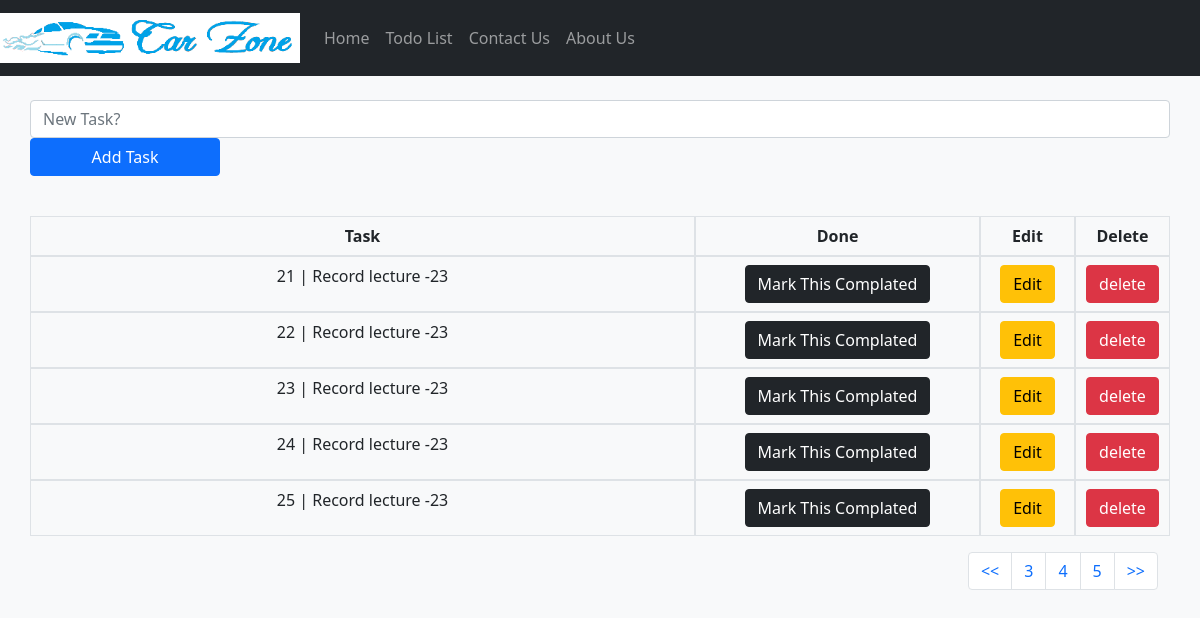
/todolist/?pg=4, run on the app's committed database.
### todolist_app/models.py (models this page shows, shortened)
class Tasklist(models.Model):
    task = models.CharField(max_length=300)
    done = models.BooleanField(default=False)

### todolist_app/views.py (the view)
# urls.py: path('todolist/', include('todolist_app.urls')),
def todolist(request):
    if request.method == "POST":
        form = TaskForm(request.POST or None)
        if form.is_valid():
            form.save()
        messages.success(request, 'New Task Added!')
        return redirect('todolist')
    else:
        all_tasks = Tasklist.objects.all()
        paginator = Paginator(all_tasks, 5)
        page = request.GET.get('pg')
        all_tasks = paginator.get_page(page)
        return render(request, 'todolist.html', {'all_tasks': all_tasks})

### todolist_app/templates/todolist.html (shortened to what this page needs)
{% extends 'base.html' %}
{% block content %}
  <div class="container">
      <form method="POST" class="row">
          <input type="text" class="form-control col-lg-6" name="task" placeholder="New Task?">
          <button type="submit" class="btn btn-primary col-lg-2">Add Task</button>
      </form>
      <br>
      <table class="table table-bordered text-center">
          <thead class="thead-dark">
              <tr class="row">
                  <th class="col-7">Task</th>
                  <th class="col-3">Done</th>
                  <th class="col-1">Edit</th>
                  <th class="col-1">Delete</th>
              </tr>
          </thead>
          <tbody>
          {% if all_tasks %}
              {% for obj in all_tasks %}
                  {% if obj.done %}
                  <tr class="table-success row">
                      <td class="col-7">{{obj.id}} | {{obj.task}}</td>
                      <td class="col-3"><a href="{% url 'pending_task' obj.id %}"><button type="button" class="btn btn-dark">Mark this Pending</button></a></td>
                      <td class="col-1"><a href="{% url 'edit_task' obj.id %}"><button type="button" class="btn btn-warning">Edit</button></a></td>
                      <td class="col-1"><a href="{% url 'delete_task' obj.id %}"><button type="button" class="btn btn-danger">delete</button></a></td>
                  </tr>
                  {% else %}
                  <tr class="row">
                      <td class="col-7">{{obj.id}} | {{obj.task}}</td>
                      <td class="col-3"><a href="{% url 'complate_task' obj.id %}"><button type="button" class="btn btn-dark">Mark This Complated</button></a></td>
                      <td class="col-1"><a href="{% url 'edit_task' obj.id %}"><button type="button" class="btn btn-warning">Edit</button></a></td>
                      <td class="col-1"><a href="{% url 'delete_task' obj.id %}"><button type="button" class="btn btn-danger">delete</button></a></td>
                  </tr>
                  {% endif %}
              {% endfor %}
          {% endif %}
          </tbody>
      </table>
      <nav aria-label="Page navigation example">
          <ul class="pagination justify-content-end">
            <li class="page-item"><a class="page-link" href="?pg=1"><<</a></li>
            {% if all_tasks.has_previous %}
            <li class="page-item"><a class="page-link" href="?pg={{ all_tasks.previous_page_number }}">{{ all_tasks.previous_page_number }}</a></li>
            {% endif %}
            <li class="page-item"><a class="page-link" href="?pg={{ all_tasks.number }}">{{ all_tasks.number }}</a></li>
            {% if all_tasks.has_next %}
            <li class="page-item"><a class="page-link" href="?pg={{ all_tasks.next_page_number }}">{{ all_tasks.next_page_number }}</a></li>
            {% endif %}
            <li class="page-item"><a class="page-link" href="?pg={{ all_tasks.paginator.num_pages }}">>></a></li>
          </ul>
      </nav>
  </div>
{% endblock content %}

### data on the page
Tasklist: id "21", task "Record lecture -23"
Tasklist: id "22", task "Record lecture -23"
Tasklist: id "23", task "Record lecture -23"
Tasklist: id "24", task "Record lecture -23"
Tasklist: id "25", task "Record lecture -23"

### other printed values
{{ all_tasks.previous_page_number }} "3"
{{ all_tasks.number }} "4"
{{ all_tasks.next_page_number }} "5"
